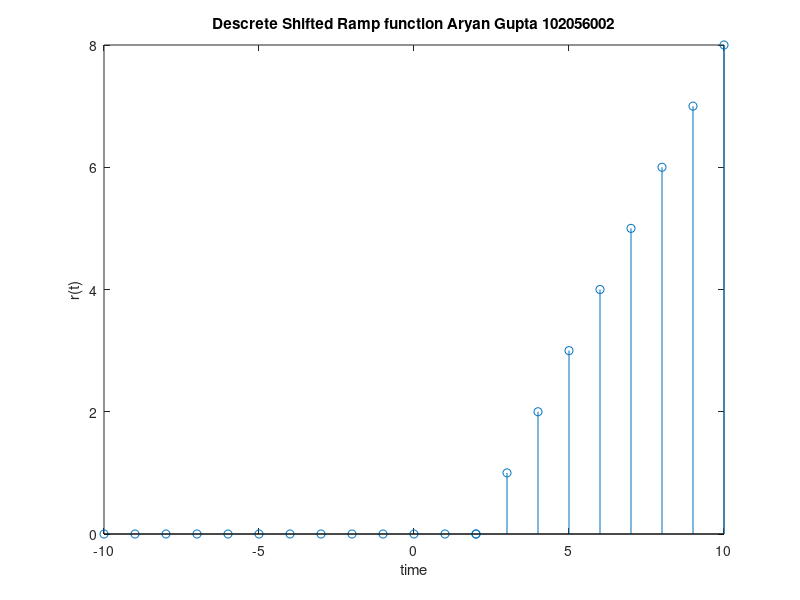

Recreate this plot in MATLAB.
clc;
clear;
close all;
t1 = -10:1:2;
t2 = 2:1:10;
u1 = zeros(size(t1));
u2 = ones(size(t2));
t = [t1 t2];
u = [u1 u2];
ramp = (t-2).*u;
stem(t,ramp);
xlabel('time');
ylabel('r(t)');
title('Descrete Shifted Ramp function Aryan Gupta 102056002')